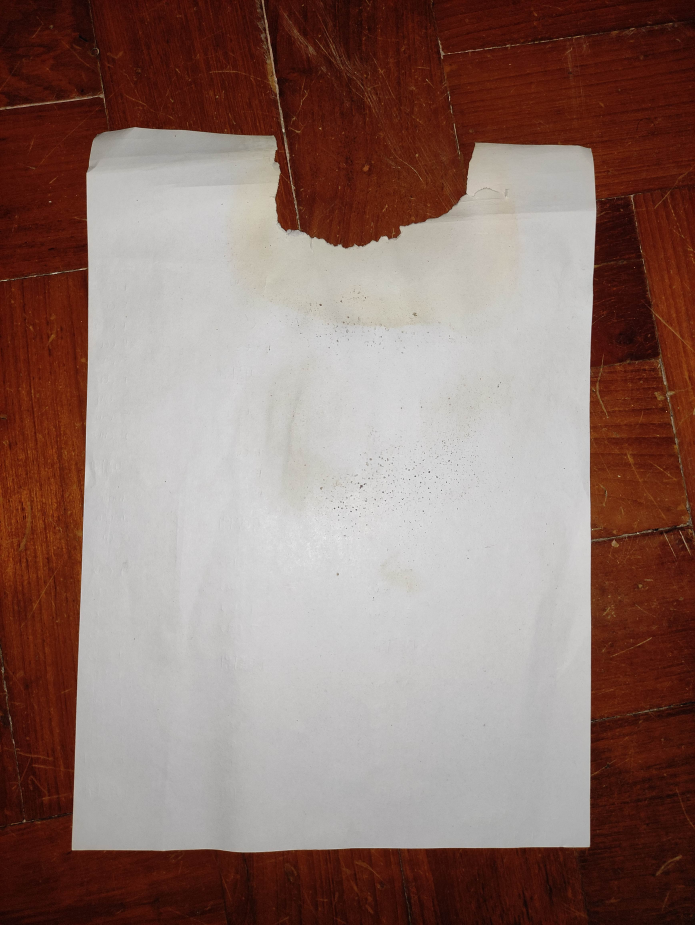
#> input picture images/1634968112087.jpg, 3472 x 4624 px (shown at 1/5 size); its folder holds only this picture in this run
$ python main.py
#> lines starting #> are read from the running program, lines starting #| are printed output that depends on the picture; after the words box and inside, x2 and y2 are one past the last pixel; in counts of white or black regions, pixels touching at a corner belong together
### USAGE
### run in default
# python main.py
### To run with configs, enter the command below
# python main.py --input "path to input folder" --resize "percent to resize the image" --aperture "aperture size to be used in median blur"
# E.g. python main.py --input images --output outputs --resize 10 --block_size 11 --c_value 2 --aperture 3 --sensitivity_percent 100

import cv2
import os
import argparse
import numpy as np
import random
import math
from skimage.segmentation import clear_border

def checker(a):
	num = int(a)
	if (num % 2) == 0:
		raise argparse.ArgumentTypeError('Block Size and Aperture Size must be odd numbers!!')
	return num

# def namestr(obj, namespace):
#     return [name for name in namespace if namespace[name] is obj]

def find_and_sort_contours(img, mode = cv2.RETR_CCOMP, method = cv2.CHAIN_APPROX_NONE, reverse = True):
	contours, hierarchy = cv2.findContours(img, mode, method)
	contours = sorted(contours, key=cv2.contourArea, reverse = reverse)
	return contours

def fill_contours(img, contours):
	img = np.zeros_like(img)
	for contour in contours:
		cv2.fillPoly(img, [contour], 255)
	return img

def check_parameters_limit(curr_value, step_value, is_increment = True, is_sensitivity_percent = False):
	if is_increment == True:
		if is_sensitivity_percent == True and curr_value >= 100:
			return curr_value
		else:
			curr_value += step_value
	else:
		if curr_value <= step_value:
			return curr_value
		else:
			curr_value -= step_value
	return curr_value

def print_parameters(block_size, c_value, aperture_size, sensitivity_percent):
	print("Block Size: {}, C Value: {}, Aperture Size: {}, Sensitivity Percent: {}".format(block_size,
																														c_value, aperture_size, sensitivity_percent))

ap = argparse.ArgumentParser()
ap.add_argument("-i", "--input", type=str, default="images",
	help="path to input folder")
ap.add_argument("-o", "--output", type=str, default="outputs",
	help="path to output folder")
ap.add_argument("-r", "--resize", type=int, default=10,
	help="percent to resize the image")
ap.add_argument("-b", "--block_size", type=checker, default=11,
	help="Block Size value used in adaptive threshold")
ap.add_argument("-c", "--c_value", type=int, default=2,
	help="C value used in adaptive threshold")
ap.add_argument("-a", "--aperture", type=checker, default=3,
	help="aperture size to be used in median blur")
ap.add_argument("-s", "--sensitivity_percent", type=int, default=70,
	help="detection sensitivity percent of defects")
args = vars(ap.parse_args())

source_fldr = args["input"]
target_fldr = args["output"]
scale_percent = args["resize"] # percent of original size
block_size = args["block_size"]
c_value = args["c_value"]
aperture_size = args["aperture"]
sensitivity_percent = args["sensitivity_percent"]
quit_flag = False
input_img_name = 'Input Image'
no_border_img_name = 'No Border Image'
output_img_name = 'Output Image'

print("The program has initialized...")
print("Block Size: {}, C Value: {}, Aperture Size: {}\n\n".format(block_size, c_value, aperture_size))
print("Adjust Block Size using ------- W key and S key")
print("Adjust C Value using ---------- E key and D key")
print("Adjust Aperture Size using ---- R key and F key")
print("Adjust Contour Quantity using - T key and G key")
print("To skip to next image, press -- N key")
print("To quit program, press -------- Q key\n\n")

for file in os.listdir(source_fldr):
	# print(namestr(c_value, globals())[0])
	while True:
		imgDir = source_fldr + "/" + file
		img = cv2.imread(imgDir)
#> img is the input picture: shape (4624, 3472, 3); mean B, G, R 108.3, 115.5, 141.3

		width = int(img.shape[1] * scale_percent / 100)
#> width = 347
		height = int(img.shape[0] * scale_percent / 100)
#> height = 462
		dim = (width, height)
#> dim = (347, 462)
		# print(dim)
		resized_img = cv2.resize(img, dim, interpolation = cv2.INTER_AREA)
		copied_img = resized_img.copy()

		gray_img = cv2.cvtColor(resized_img, cv2.COLOR_BGR2GRAY)
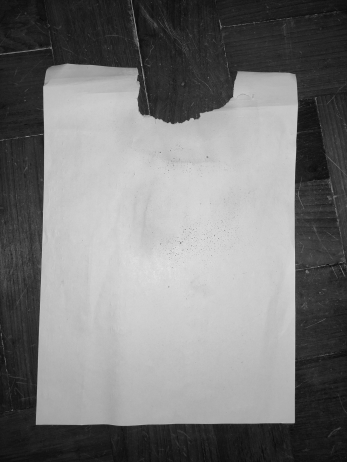
#> gray_img: shape (462, 347); min 8, max 227, mean 122.4

		hsv = cv2.cvtColor(resized_img, cv2.COLOR_BGR2HSV)
#> hsv: shape (462, 347, 3); mean H, S, V 24.7, 103.5, 141.3
		lower_white = np.array([0, 0, 0])
		upper_white = np.array([180, 60, 255])
		white_masked_img = cv2.inRange(hsv, lower_white, upper_white)
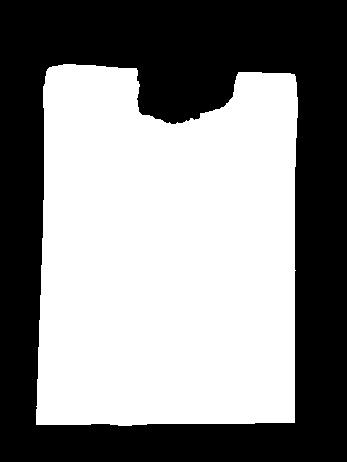
#> white_masked_img: shape (462, 347); 53.6% white; 1 black region, box (x1, y1, x2, y2) and area: (0, 0, 347, 462) 74439

		ret, otsu_img = cv2.threshold(gray_img, 100, 255, cv2.THRESH_BINARY +
																							cv2.THRESH_OTSU)
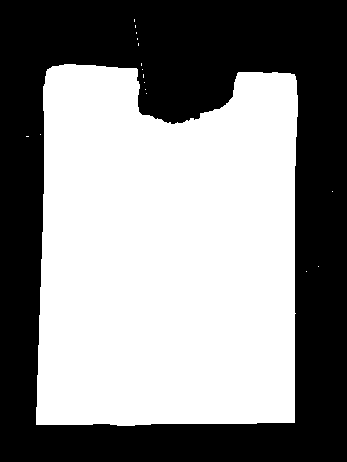
#> otsu_img: shape (462, 347); 53.6% white; 1 black region, box (x1, y1, x2, y2) and area: (0, 0, 347, 462) 74328
#> ret = 116

		and_operated_img = cv2.bitwise_and(white_masked_img, otsu_img)
#> and_operated_img: shape (462, 347); 53.6% white; 1 black region

		contours, hierarchy = cv2.findContours(and_operated_img, cv2.RETR_EXTERNAL, cv2.CHAIN_APPROX_NONE)
#> contours = 1 contour; box (x1, y1, x2, y2) and area: (36, 64, 298, 426) 85226
		max_box = max(contours, key = cv2.contourArea)
#> max_box = contour of 1276 points, box (x1, y1, x2, y2) (36, 64, 298, 426), area 85226
		# max_box = np.array(max_box).reshape((-1,1,2)).astype(np.int32)
		# print(max_box)
		cv2.drawContours(copied_img, [max_box], -1, (0, 0, 255), 2)
#> copied_img: shape (462, 347, 3); mean B, G, R 105.2, 112.2, 143.9

		mask = np.zeros_like(and_operated_img)
		cv2.fillPoly(mask, [max_box], 255)
		# cv2.drawContours(mask, box_dim, -1, (255, 255, 255), -1, cv2.LINE_AA)
		masked_img = cv2.bitwise_and(gray_img, mask)
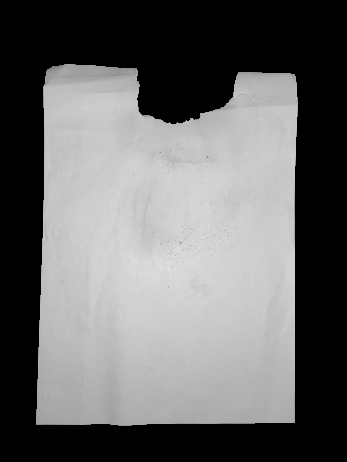
#> masked_img: shape (462, 347); min 0, max 227, mean 104

		# perform adaptive threshold
		# cv2.adaptiveThreshold(src, maxValue, adaptiveMethd, thresholdType, blockSize(thickness), C value(quantity))
		thresh = cv2.adaptiveThreshold(masked_img, 255,
			cv2.ADAPTIVE_THRESH_MEAN_C, cv2.THRESH_BINARY_INV, block_size, c_value)
#> thresh: shape (462, 347); 11.1% white; 2763 white regions (2687 under 20 px), largest, box (x1, y1, x2, y2) and area: (31, 59, 303, 431) 6829, (53, 72, 132, 85) 374, (230, 97, 293, 110) 263

		median_blur = cv2.medianBlur(thresh, aperture_size)
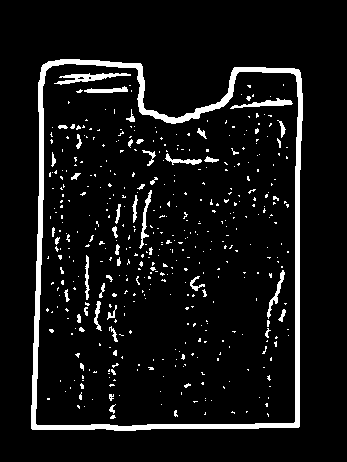
#> median_blur: shape (462, 347); 7.3% white; 456 white regions (409 under 20 px)

		contours = find_and_sort_contours(median_blur)[2:]
#> in find_and_sort_contours, `contours, hierarchy = cv2.findContours(img, mode, method)`: contours = 460 contours, 431 with area under 20; largest, box (x1, y1, x2, y2) and area: (31, 59, 303, 431) 92042, (35, 63, 299, 427) 86488, (54, 73, 131, 85) 298, (230, 98, 293, 109) 202, (139, 190, 152, 249) 130
#> contours = 458 contours, 431 with area under 20; largest, box (x1, y1, x2, y2) and area: (54, 73, 131, 85) 298, (230, 98, 293, 109) 202, (139, 190, 152, 249) 130, (267, 270, 285, 319) 129, (84, 86, 128, 93) 128

		bordered_img = fill_contours(gray_img, contours)
#> after the loop in fill_contours, `for contour in contours:`:
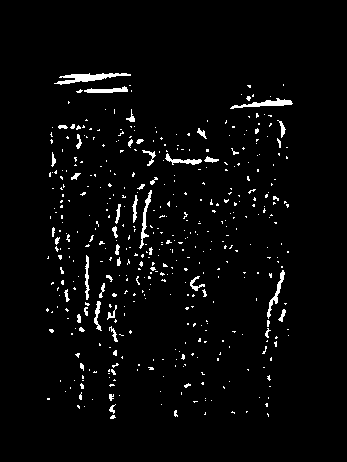
#> img: shape (462, 347); 3.1% white; 455 white regions (409 under 20 px)
		no_border_img = clear_border(bordered_img)

		contours = find_and_sort_contours(no_border_img)
#> in find_and_sort_contours (call 2), `contours, hierarchy = cv2.findContours(img, mode, method)`: contours = 455 contours, 428 with area under 20; largest, box (x1, y1, x2, y2) and area: (54, 73, 131, 85) 298, (230, 98, 293, 109) 202, (139, 190, 152, 249) 130, (267, 270, 285, 319) 129, (84, 86, 128, 93) 128

		# Calculating sensitivity percent
		contour_quantity = math.floor(len(contours) * sensitivity_percent / 100)
#> contour_quantity = 318
		if len(contours) > contour_quantity:
			contours = contours[0:contour_quantity]
#> contours = 318 contours, 291 with area under 20; largest, box (x1, y1, x2, y2) and area: (54, 73, 131, 85) 298, (230, 98, 293, 109) 202, (139, 190, 152, 249) 130, (267, 270, 285, 319) 129, (84, 86, 128, 93) 128

		no_border_img = fill_contours(gray_img, contours)
#> after the loop in fill_contours (call 2), `for contour in contours:`: img: shape (462, 347); 3% white; 318 white regions (272 under 20 px), largest, box (x1, y1, x2, y2) and area: (54, 73, 131, 85) 393, (230, 98, 293, 109) 267, (139, 190, 152, 249) 193
		cv2.fillPoly(no_border_img, max_box, 255)
#> no_border_img: shape (462, 347); 3.7% white in thin lines or dots, all inside (x1, y1, x2, y2) = (36, 64, 298, 426)
		# print(len(contours))

		output_img = resized_img.copy()
		# for c in contours:
		cv2.drawContours(output_img, contours, -1, (0, 0, 255), 2)
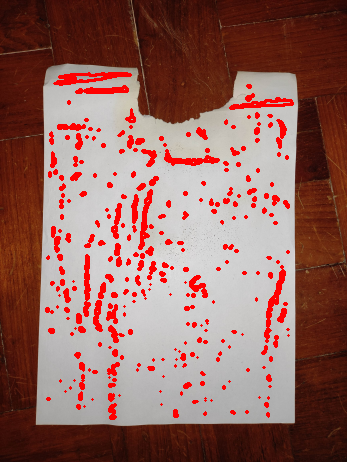
#> output_img: shape (462, 347, 3); mean B, G, R 95.7, 102.7, 145.4
		# cv2.imwrite()


		cv2.imshow(input_img_name, resized_img)
		# [8 lines of commented-out code are left out]
		cv2.imshow(no_border_img_name, no_border_img)
		cv2.imshow(output_img_name, output_img)
		key = cv2.waitKey(1000)
#> (key e is pressed here)
		# if the `q` key was pressed, break from the loop
		if key == ord("n"):
			print("Skipping to next image...")
			break
		elif key == ord("w"):
			block_size = check_parameters_limit(block_size, 2, True)
			print_parameters(block_size, c_value, aperture_size, sensitivity_percent)
		elif key == ord("s"):
			block_size = check_parameters_limit(block_size, 2, False)
			print_parameters(block_size, c_value, aperture_size, sensitivity_percent)
		elif key == ord("e"):
			c_value = check_parameters_limit(c_value, 1, True)
			print_parameters(block_size, c_value, aperture_size, sensitivity_percent)
		elif key == ord("d"):
			c_value = check_parameters_limit(c_value, 1, False)
			print_parameters(block_size, c_value, aperture_size, sensitivity_percent)
		elif key == ord("r"):
			aperture_size = check_parameters_limit(aperture_size, 2, True)
			print_parameters(block_size, c_value, aperture_size, sensitivity_percent)
		elif key == ord("f"):
			aperture_size = check_parameters_limit(aperture_size, 2, False)
			print_parameters(block_size, c_value, aperture_size, sensitivity_percent)
		elif key == ord("t"):
			sensitivity_percent = check_parameters_limit(sensitivity_percent, 10, True, True)
			print_parameters(block_size, c_value, aperture_size, sensitivity_percent)
		elif key == ord("g"):
			sensitivity_percent = check_parameters_limit(sensitivity_percent, 10, False, True)
			print_parameters(block_size, c_value, aperture_size, sensitivity_percent)
		elif key == ord("q"):
			print("Quitting...")
			quit_flag = True
			break
		input_window = cv2.getWindowProperty(input_img_name,cv2.WND_PROP_VISIBLE)
#> input_window = 1
		no_border_window = cv2.getWindowProperty(no_border_img_name,cv2.WND_PROP_VISIBLE)
#> no_border_window = 1
		output_window = cv2.getWindowProperty(output_img_name,cv2.WND_PROP_VISIBLE)
#> output_window = 1
		if input_window < 1 or no_border_window < 1 or output_window < 1:
			print("Quitting...")
			quit_flag = True
			break
	if quit_flag == True:
		break
cv2.destroyAllWindows()

$ run again, on images/IMG_1757.jpg
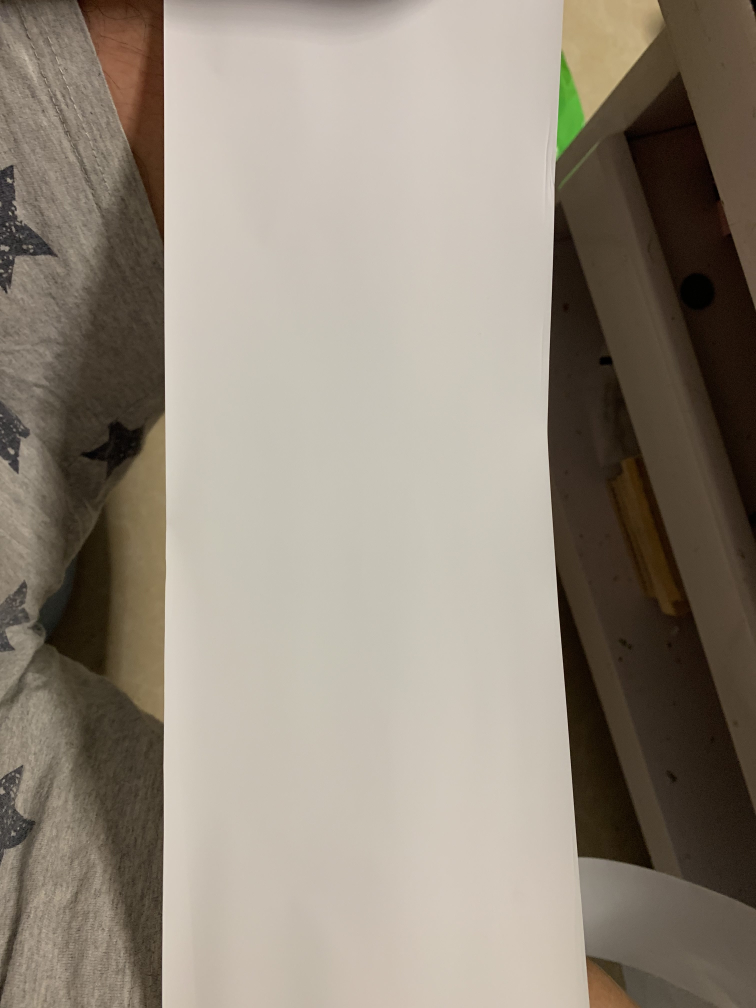
#> input picture images/IMG_1757.jpg, 3024 x 4032 px (shown at 1/4 size)
#> img is the input picture: shape (4032, 3024, 3); mean B, G, R 123.9, 137.1, 146.9
#> hsv: shape (403, 302, 3); mean H, S, V 17.4, 59.6, 147.1
#> `white_masked_img = cv2.inRange(hsv, lower_white, upper_white)`:
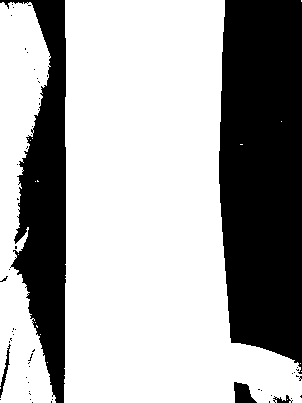
#> white_masked_img: shape (403, 302); 66.1% white; 57 black regions (52 under 20 px), largest, box (x1, y1, x2, y2) and area: (219, 0, 302, 374) 27633, (0, 0, 66, 403) 12975, (234, 382, 257, 403) 324, (0, 344, 11, 398) 141, (273, 395, 293, 403) 74
#> otsu_img: shape (403, 302); 58.8% white; 101 black regions (94 under 20 px), largest, box (x1, y1, x2, y2) and area: (219, 0, 302, 403) 29478, (0, 0, 66, 403) 20338, (224, 22, 228, 34) 28
#> ret = 127
#> and_operated_img: shape (403, 302); 57.6% white; 99 black regions (94 under 20 px)
#> `contours, hierarchy = cv2.findContours(and_operated_img, cv2.RETR_EXTE..`: contours = 87 contours, 75 with area under 20; largest, box (x1, y1, x2, y2) and area: (65, 0, 245, 403) 63706, (5, 303, 32, 403) 1299, (0, 9, 38, 108) 1012, (31, 340, 52, 403) 604, (0, 174, 16, 233) 604
#> max_box = contour of 1141 points, box (x1, y1, x2, y2) (65, 0, 245, 403), area 63706
#> copied_img: shape (403, 302, 3); mean B, G, R 120.1, 132.9, 149.2
#> mask: shape (403, 302); 52.8% white; 3 black regions, box (x1, y1, x2, y2) and area: (219, 0, 302, 403) 30965, (0, 0, 66, 403) 26439, (125, 0, 149, 1) 24
#> thresh: shape (403, 302); 3.9% white; 84 white regions (77 under 20 px), largest, box (x1, y1, x2, y2) and area: (219, 0, 249, 403) 2192, (60, 0, 66, 403) 2028, (76, 359, 83, 403) 125
#> median_blur: shape (403, 302); 3.8% white; 16 white regions (9 under 20 px)
#> in find_and_sort_contours, `contours, hierarchy = cv2.findContours(img, mode, method)`: contours = 16 contours, 10 with area under 20; largest, box (x1, y1, x2, y2) and area: (219, 0, 249, 403) 1778, (60, 0, 66, 403) 1624, (77, 367, 83, 403) 69, (231, 347, 237, 366) 62, (71, 0, 121, 3) 49, (153, 0, 172, 4) 32
#> `contours = find_and_sort_contours(median_blur)[2:]`: contours = 14 contours, 10 with area under 20; largest, box (x1, y1, x2, y2) and area: (77, 367, 83, 403) 69, (231, 347, 237, 366) 62, (71, 0, 121, 3) 49, (153, 0, 172, 4) 32
#> the loop in fill_contours, `for contour in contours:` made 14 passes
#> contour on passes 10 to 13: [[124, 9], [124, 10], [125, 10], [125, 9]], [[73, 192], [73, 193], [74, 193]], [[117, 363]], [[78, 360]]
#> in find_and_sort_contours (call 2), `contours, hierarchy = cv2.findContours(img, mode, method)`: contours = 10 contours, 9 with area under 20; largest, box (x1, y1, x2, y2) and area: (231, 347, 237, 366) 62
#> contour_quantity = 7
#> `contours = contours[0:contour_quantity]`: contours = 7 contours, 6 with area under 20; largest, box (x1, y1, x2, y2) and area: (231, 347, 237, 366) 62
#> the loop in fill_contours (call 2), `for contour in contours:` made 7 passes
#> `cv2.drawContours(output_img, contours, -1, (0, 0, 255), 2)`:
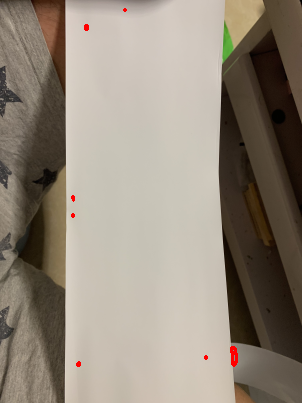
#> output_img: shape (403, 302, 3); mean B, G, R 123.6, 136.7, 147.1
#> input_window = 1
